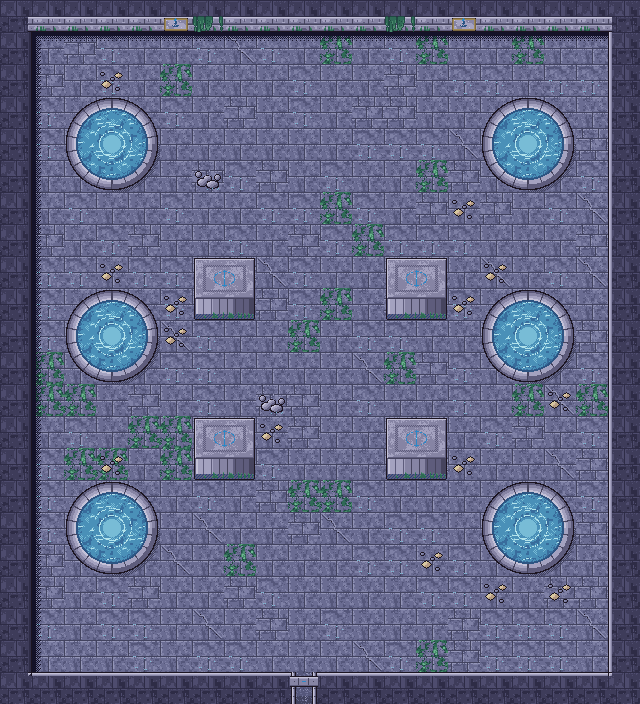

The image is a tile-based game level rendered from a .tmx file. Its description and source (layers, tilesets, objects; grid data summarised) follow:
An orthogonal 20x22 tile map with 32x32 px tiles, 4 tile layers (Sol, Decor, Murs, Dessus) and 21 objects (7x Marqueur, 5x Torche, 4x pilier, Sortie, Porte, ...).

<map version="1.10" tiledversion="1.12.2" orientation="orthogonal" renderorder="right-down" width="20" height="22" tilewidth="32" tileheight="32" infinite="0" nextlayerid="6" nextobjectid="22">
 <properties>
  <property name="carte_x" type="int" value="1" />
  <property name="carte_y" type="int" value="5" />
  <property name="etage" value="rdc" />
  <property name="obscurite" value="penombre" />
 </properties>
 <tileset firstgid="1" source="../tilesets/sanctuaire.tsx" />
 <layer id="1" name="Sol" width="20" height="22">
  <data>[440 cells, 440 non-empty, 14 distinct tile ids]</data>
 </layer>
 <layer id="2" name="Decor" width="20" height="22">
  <data>[440 cells, 53 non-empty, 5 distinct tile ids]</data>
 </layer>
 <layer id="3" name="Murs" width="20" height="22">
  <data>[440 cells, 96 non-empty, 13 distinct tile ids]</data>
 </layer>
 <objectgroup id="4" name="Objets">
  <object id="1" type="Sortie" x="288" y="672" width="32" height="32">
   <properties>
    <property name="cible_carte" value="res://scenes/rooms/donjon3_salle_08_room.tscn" />
    <property name="cible_spawn" value="depuis_nord" />
    <property name="godot_node_type" value="area" />
   </properties>
  </object>
  <object id="2" type="Porte" x="288" y="672" width="32" height="32">
   <properties>
    <property name="id" value="donjon3_porte_08" />
    <property name="type" value="grande_cle" />
   </properties>
  </object>
  <object id="3" type="Spawn" x="304" y="624">
   <properties>
    <property name="id" value="depuis_sud" />
   </properties>
   <point />
  </object>
  <object id="4" type="Torche" x="304" y="80">
   <properties>
    <property name="id" value="donjon3_brasero_18" />
    <property name="etat" value="allumee" />
    <property name="permanente" type="bool" value="true" />
   </properties>
   <point />
  </object>
  <object id="5" type="Torche" x="272" y="336">
   <properties>
    <property name="id" value="donjon3_brasero_19" />
    <property name="etat" value="allumee" />
    <property name="permanente" type="bool" value="true" />
   </properties>
   <point />
  </object>
  <object id="6" type="Torche" x="368" y="336">
   <properties>
    <property name="id" value="donjon3_brasero_20" />
    <property name="etat" value="allumee" />
    <property name="permanente" type="bool" value="true" />
   </properties>
   <point />
  </object>
  <object id="7" type="Torche" x="240" y="624">
   <properties>
    <property name="id" value="donjon3_brasero_21" />
    <property name="etat" value="allumee" />
    <property name="permanente" type="bool" value="true" />
   </properties>
   <point />
  </object>
  <object id="8" type="Torche" x="400" y="624">
   <properties>
    <property name="id" value="donjon3_brasero_22" />
    <property name="etat" value="allumee" />
    <property name="permanente" type="bool" value="true" />
   </properties>
   <point />
  </object>
  <object id="9" type="Marqueur" x="112" y="144">
   <properties>
    <property name="id" value="ondine_surgit_1" />
   </properties>
   <point />
  </object>
  <object id="10" type="Marqueur" x="528" y="144">
   <properties>
    <property name="id" value="ondine_surgit_2" />
   </properties>
   <point />
  </object>
  <object id="11" type="Marqueur" x="112" y="336">
   <properties>
    <property name="id" value="ondine_surgit_3" />
   </properties>
   <point />
  </object>
  <object id="12" type="Marqueur" x="528" y="336">
   <properties>
    <property name="id" value="ondine_surgit_4" />
   </properties>
   <point />
  </object>
  <object id="13" type="Marqueur" x="112" y="528">
   <properties>
    <property name="id" value="ondine_surgit_5" />
   </properties>
   <point />
  </object>
  <object id="14" type="Marqueur" x="528" y="528">
   <properties>
    <property name="id" value="ondine_surgit_6" />
   </properties>
   <point />
  </object>
  <object id="15" name="boss_ondine" x="304" y="208">
   <point />
  </object>
  <object id="16" name="pilier" x="192" y="256" width="64" height="64">
  </object>
  <object id="17" name="pilier" x="384" y="256" width="64" height="64">
  </object>
  <object id="18" name="pilier" x="192" y="416" width="64" height="64">
  </object>
  <object id="19" name="pilier" x="384" y="416" width="64" height="64">
  </object>
  <object id="20" type="Marqueur" x="304" y="112">
   <properties>
    <property name="id" value="corvan_final" />
   </properties>
   <point />
  </object>
  <object id="21" type="Scenario" x="304" y="400">
   <properties>
    <property name="cinematique" value="donjon3_corvan_final" />
    <property name="si" value="sceau:lac" />
    <property name="sauf" value="corvan_final" />
   </properties>
   <point />
  </object>
 </objectgroup>
 <layer id="5" name="Dessus" width="20" height="22">
  <data>[440 cells, 5 non-empty, 3 distinct tile ids]</data>
 </layer>
</map>
